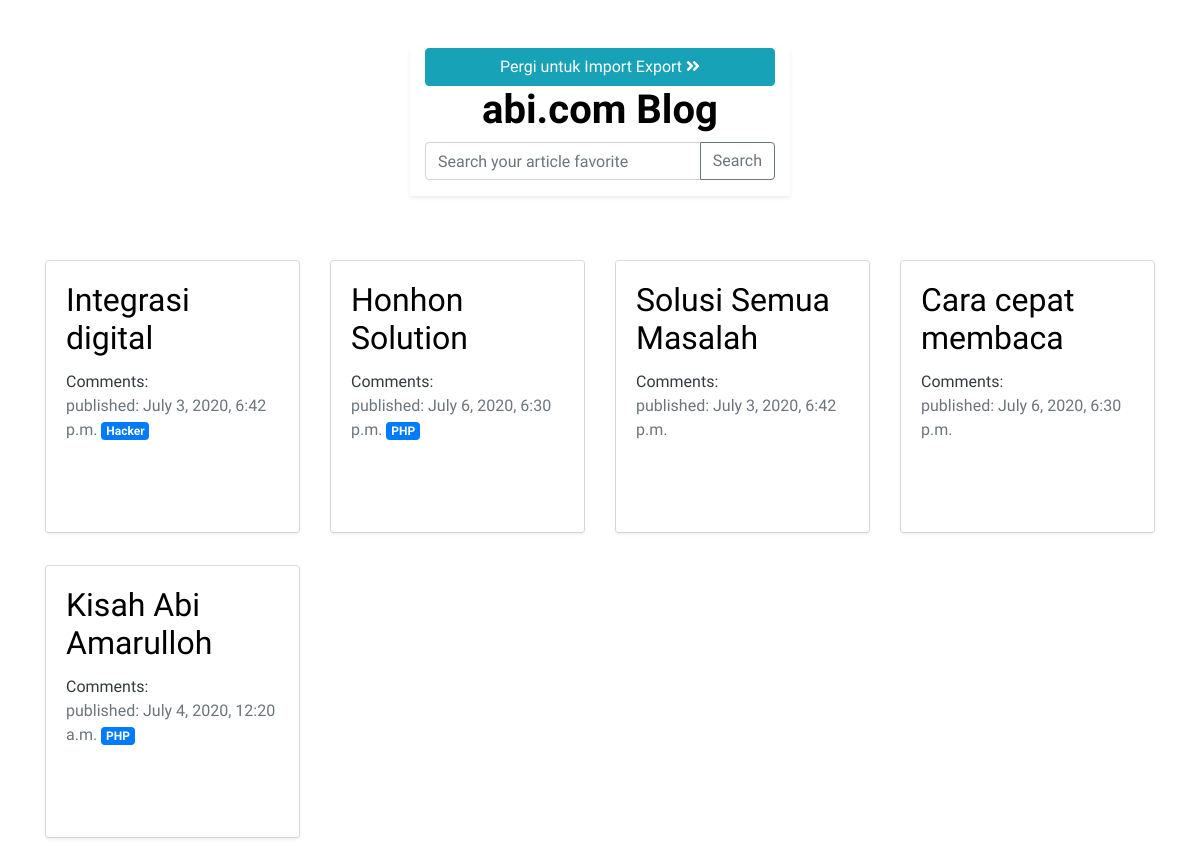
The page / on the database its author committed.
### blog/models.py (models this page shows, shortened)
class Post(models.Model):
    author = models.ForeignKey(settings.AUTH_USER_MODEL, on_delete=models.CASCADE)
    title = models.CharField(max_length=200)
    text = models.TextField()
    tags = models.ManyToManyField(Tag)
    created_date = models.DateTimeField(default=timezone.now)
    published_date = models.DateTimeField(blank=True, null=True)

class Tag(models.Model):
    title = models.CharField(max_length=200)
    created_date = models.DateTimeField(default=timezone.now)
    published_date = models.DateTimeField(blank=True, null=True)

### blog/views.py (the view)
# urls.py: path('', views.post_list, name='post_list'),
def post_list(request):
    posts = Post.objects.all()
    if request.method == 'GET':
        query= request.GET.get('q')
        submitbutton= request.GET.get('submit')
        if query is not None:
            results= Post.objects.filter(title__icontains=query).distinct()
            context={'results': results,
                     'submitbutton': submitbutton}
            return render(request, 'blog/post_list.html', context)
        else:
            return render(request, 'blog/post_list.html', {'posts':posts})
    else:
        return render(request, 'blog/post_list.html', {'posts':posts})

### blog/templates/blog/post_list.html (shortened to what this page needs)
{% extends 'blog/base.html' %}
{% block content %}
    {% for post in posts %}
    <div class="col-md-3 my-3">
        <div class="card">
            <div class="card-body shadow-sm">
                <div class="post ">
                    <h2 class="card-title"><a href="{% url 'post_detail' pk=post.pk %}">{{ post.title }}</a></h2>
                    <a href="{% url 'post_detail' pk=post.pk %}" class="text-dark d-block">Comments: {{ post.approved_comments.count }}</a>
                    <span class="text-muted">published: {{ post.published_date }}</span>
                    {% for tag in post.tags.all %}
                        <a href="{% url 'tag_post_list' pktitle=tag.title %}" class="badge badge-primary">{{tag.title}}</a>
                    {% endfor %}
                </div>
            </div>
        </div>
    </div>
    {% endfor %}
{% endblock %}

### blog/static/css/blog.css (style rules this page uses)
* { font-family: 'Muli', sans-serif; }
h1, h2, h3, h4 { font-family: 'Lobster', cursive; }
.post { margin-bottom: 70px; }
.post h2 a, .post h2 a:visited { color: #000000; }

### rows shown on the page
Post: title "Integrasi digital", published_date "July 3, 2020, 6:42 p.m."
Tag: title "Hacker"
Post: title "Honhon Solution", published_date "July 6, 2020, 6:30 p.m."
Tag: title "PHP"
Post: title "Solusi Semua Masalah", published_date "July 3, 2020, 6:42 p.m."
Post: title "Cara cepat membaca", published_date "July 6, 2020, 6:30 p.m."
Post: title "Kisah Abi Amarulloh", published_date "July 4, 2020, 12:20 a.m."
